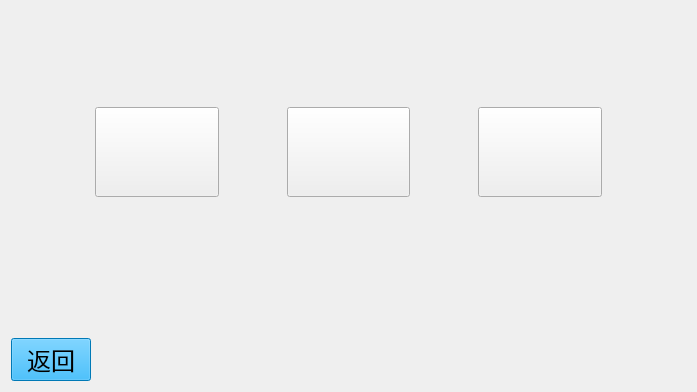
<?xml version="1.0" encoding="UTF-8"?>
<ui version="4.0">
 <class>ExportData</class>
 <widget class="QWidget" name="ExportData">
  <property name="geometry">
   <rect>
    <x>0</x>
    <y>0</y>
    <width>697</width>
    <height>392</height>
   </rect>
  </property>
  <property name="windowTitle">
   <string>Form</string>
  </property>
  <layout class="QVBoxLayout" name="verticalLayout_2">
   <property name="sizeConstraint">
    <enum>QLayout::SetMinAndMaxSize</enum>
   </property>
   <item>
    <layout class="QVBoxLayout" name="verticalLayout" stretch="1,1,2,3,1">
     <property name="sizeConstraint">
      <enum>QLayout::SetMinAndMaxSize</enum>
     </property>
     <item>
      <layout class="QHBoxLayout" name="horizontalLayout_4" stretch="16,1">
       <property name="sizeConstraint">
        <enum>QLayout::SetMinAndMaxSize</enum>
       </property>
       <item>
        <spacer name="horizontalSpacer_7">
         <property name="orientation">
          <enum>Qt::Horizontal</enum>
         </property>
         <property name="sizeHint" stdset="0">
          <size>
           <width>578</width>
           <height>20</height>
          </size>
         </property>
        </spacer>
       </item>
       <item>
        <widget class="TimeLimit" name="timeLimit"/>
       </item>
      </layout>
     </item>
     <item>
      <spacer name="verticalSpacer">
       <property name="orientation">
        <enum>Qt::Vertical</enum>
       </property>
       <property name="sizeHint" stdset="0">
        <size>
         <width>20</width>
         <height>18</height>
        </size>
       </property>
      </spacer>
     </item>
     <item>
      <layout class="QHBoxLayout" name="horizontalLayout_2" stretch="1,6,1">
       <property name="sizeConstraint">
        <enum>QLayout::SetMinAndMaxSize</enum>
       </property>
       <item>
        <spacer name="horizontalSpacer_5">
         <property name="orientation">
          <enum>Qt::Horizontal</enum>
         </property>
         <property name="sizeHint" stdset="0">
          <size>
           <width>40</width>
           <height>20</height>
          </size>
         </property>
        </spacer>
       </item>
       <item>
        <layout class="QHBoxLayout" name="horizontalLayout" stretch="2,1,2,1,2">
         <property name="sizeConstraint">
          <enum>QLayout::SetMinAndMaxSize</enum>
         </property>
         <item>
          <widget class="QPushButton" name="pushButtonExportLog">
           <property name="sizePolicy">
            <sizepolicy hsizetype="Preferred" vsizetype="Preferred">
             <horstretch>0</horstretch>
             <verstretch>0</verstretch>
            </sizepolicy>
           </property>
           <property name="styleSheet">
            <string notr="true">border-image: url(:/exportlogfile.png);</string>
           </property>
           <property name="text">
            <string/>
           </property>
          </widget>
         </item>
         <item>
          <spacer name="horizontalSpacer">
           <property name="orientation">
            <enum>Qt::Horizontal</enum>
           </property>
           <property name="sizeHint" stdset="0">
            <size>
             <width>40</width>
             <height>20</height>
            </size>
           </property>
          </spacer>
         </item>
         <item>
          <widget class="QPushButton" name="pushButtonExportDataBase">
           <property name="sizePolicy">
            <sizepolicy hsizetype="Preferred" vsizetype="Preferred">
             <horstretch>0</horstretch>
             <verstretch>0</verstretch>
            </sizepolicy>
           </property>
           <property name="styleSheet">
            <string notr="true">border-image: url(:/exportdatabase.png);</string>
           </property>
           <property name="text">
            <string/>
           </property>
          </widget>
         </item>
         <item>
          <spacer name="horizontalSpacer_3">
           <property name="orientation">
            <enum>Qt::Horizontal</enum>
           </property>
           <property name="sizeHint" stdset="0">
            <size>
             <width>40</width>
             <height>20</height>
            </size>
           </property>
          </spacer>
         </item>
         <item>
          <widget class="QPushButton" name="pushButtonUpgradeVersion">
           <property name="sizePolicy">
            <sizepolicy hsizetype="Preferred" vsizetype="Preferred">
             <horstretch>0</horstretch>
             <verstretch>0</verstretch>
            </sizepolicy>
           </property>
           <property name="styleSheet">
            <string notr="true">border-image: url(:/upgradeversion.png);</string>
           </property>
           <property name="text">
            <string/>
           </property>
          </widget>
         </item>
        </layout>
       </item>
       <item>
        <spacer name="horizontalSpacer_6">
         <property name="orientation">
          <enum>Qt::Horizontal</enum>
         </property>
         <property name="sizeHint" stdset="0">
          <size>
           <width>40</width>
           <height>20</height>
          </size>
         </property>
        </spacer>
       </item>
      </layout>
     </item>
     <item>
      <spacer name="verticalSpacer_2">
       <property name="orientation">
        <enum>Qt::Vertical</enum>
       </property>
       <property name="sizeHint" stdset="0">
        <size>
         <width>20</width>
         <height>18</height>
        </size>
       </property>
      </spacer>
     </item>
     <item>
      <layout class="QHBoxLayout" name="horizontalLayout_3" stretch="1,11">
       <property name="sizeConstraint">
        <enum>QLayout::SetMinAndMaxSize</enum>
       </property>
       <item>
        <widget class="QPushButton" name="pushButtonReturn">
         <property name="styleSheet">
          <string notr="true">QPushButton { background-color: rgb(0, 170, 255); color: rgb(0, 0, 0); } 
QPushButton:hover { background-color: rgb(0,0,127); color:rgb(255, 255, 255);} 
QPushButton {font: 18pt ; } </string>
         </property>
         <property name="text">
          <string>返回</string>
         </property>
        </widget>
       </item>
       <item>
        <spacer name="horizontalSpacer_2">
         <property name="orientation">
          <enum>Qt::Horizontal</enum>
         </property>
         <property name="sizeHint" stdset="0">
          <size>
           <width>138</width>
           <height>41</height>
          </size>
         </property>
        </spacer>
       </item>
      </layout>
     </item>
    </layout>
   </item>
  </layout>
 </widget>
 <customwidgets>
  <customwidget>
   <class>TimeLimit</class>
   <extends>QWidget</extends>
   <header>TimeLimit.h</header>
  </customwidget>
 </customwidgets>
 <resources/>
 <connections/>
</ui>
